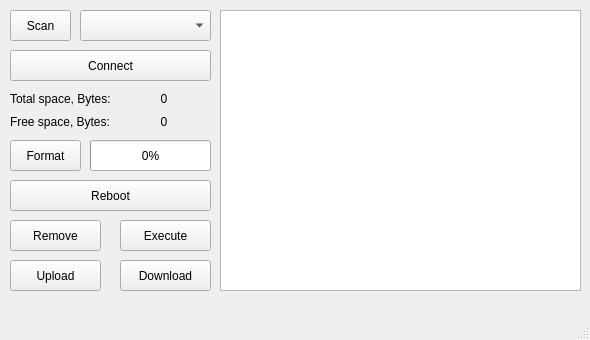
<?xml version="1.0" encoding="UTF-8"?>
<ui version="4.0">
 <class>MainWindow</class>
 <widget class="QMainWindow" name="MainWindow">
  <property name="windowModality">
   <enum>Qt::NonModal</enum>
  </property>
  <property name="geometry">
   <rect>
    <x>0</x>
    <y>0</y>
    <width>590</width>
    <height>340</height>
   </rect>
  </property>
  <property name="sizePolicy">
   <sizepolicy hsizetype="Fixed" vsizetype="Fixed">
    <horstretch>0</horstretch>
    <verstretch>0</verstretch>
   </sizepolicy>
  </property>
  <property name="minimumSize">
   <size>
    <width>590</width>
    <height>340</height>
   </size>
  </property>
  <property name="maximumSize">
   <size>
    <width>590</width>
    <height>340</height>
   </size>
  </property>
  <property name="contextMenuPolicy">
   <enum>Qt::NoContextMenu</enum>
  </property>
  <property name="windowTitle">
   <string>ESP32 SPIFFS A-Explorer by M5Stack 1.0</string>
  </property>
  <property name="locale">
   <locale language="English" country="UnitedStates"/>
  </property>
  <widget class="QWidget" name="centralwidget">
   <widget class="QPushButton" name="pushButton">
    <property name="geometry">
     <rect>
      <x>120</x>
      <y>260</y>
      <width>91</width>
      <height>31</height>
     </rect>
    </property>
    <property name="text">
     <string>Download</string>
    </property>
   </widget>
   <widget class="QPushButton" name="pushButton_2">
    <property name="geometry">
     <rect>
      <x>10</x>
      <y>260</y>
      <width>91</width>
      <height>31</height>
     </rect>
    </property>
    <property name="text">
     <string>Upload</string>
    </property>
   </widget>
   <widget class="QComboBox" name="comboBox">
    <property name="geometry">
     <rect>
      <x>80</x>
      <y>10</y>
      <width>131</width>
      <height>31</height>
     </rect>
    </property>
   </widget>
   <widget class="QPushButton" name="pushButton_3">
    <property name="geometry">
     <rect>
      <x>10</x>
      <y>50</y>
      <width>201</width>
      <height>31</height>
     </rect>
    </property>
    <property name="text">
     <string>Connect</string>
    </property>
   </widget>
   <widget class="QProgressBar" name="memory">
    <property name="geometry">
     <rect>
      <x>90</x>
      <y>140</y>
      <width>121</width>
      <height>31</height>
     </rect>
    </property>
    <property name="value">
     <number>0</number>
    </property>
   </widget>
   <widget class="QWidget" name="layoutWidget">
    <property name="geometry">
     <rect>
      <x>10</x>
      <y>90</y>
      <width>201</width>
      <height>40</height>
     </rect>
    </property>
    <layout class="QGridLayout" name="gridLayout">
     <item row="0" column="0">
      <widget class="QLabel" name="label">
       <property name="text">
        <string>Total space, Bytes:</string>
       </property>
      </widget>
     </item>
     <item row="0" column="1">
      <widget class="QLabel" name="totalMemory">
       <property name="text">
        <string>0</string>
       </property>
       <property name="alignment">
        <set>Qt::AlignCenter</set>
       </property>
      </widget>
     </item>
     <item row="1" column="0">
      <widget class="QLabel" name="label_2">
       <property name="text">
        <string>Free space, Bytes:</string>
       </property>
      </widget>
     </item>
     <item row="1" column="1">
      <widget class="QLabel" name="availableMemory">
       <property name="text">
        <string>0</string>
       </property>
       <property name="alignment">
        <set>Qt::AlignCenter</set>
       </property>
      </widget>
     </item>
    </layout>
   </widget>
   <widget class="QPushButton" name="pushButton_4">
    <property name="geometry">
     <rect>
      <x>10</x>
      <y>220</y>
      <width>91</width>
      <height>31</height>
     </rect>
    </property>
    <property name="text">
     <string>Remove</string>
    </property>
   </widget>
   <widget class="QPushButton" name="pushButton_5">
    <property name="geometry">
     <rect>
      <x>10</x>
      <y>140</y>
      <width>71</width>
      <height>31</height>
     </rect>
    </property>
    <property name="autoFillBackground">
     <bool>true</bool>
    </property>
    <property name="text">
     <string>Format</string>
    </property>
   </widget>
   <widget class="QPushButton" name="pushButton_6">
    <property name="geometry">
     <rect>
      <x>10</x>
      <y>10</y>
      <width>61</width>
      <height>31</height>
     </rect>
    </property>
    <property name="text">
     <string>Scan</string>
    </property>
   </widget>
   <widget class="QPushButton" name="pushButton_7">
    <property name="geometry">
     <rect>
      <x>120</x>
      <y>220</y>
      <width>91</width>
      <height>31</height>
     </rect>
    </property>
    <property name="text">
     <string>Execute</string>
    </property>
   </widget>
   <widget class="QPushButton" name="pushButton_8">
    <property name="geometry">
     <rect>
      <x>10</x>
      <y>180</y>
      <width>201</width>
      <height>31</height>
     </rect>
    </property>
    <property name="text">
     <string>Reboot</string>
    </property>
   </widget>
   <widget class="QTableWidget" name="tableWidget">
    <property name="geometry">
     <rect>
      <x>220</x>
      <y>10</y>
      <width>361</width>
      <height>281</height>
     </rect>
    </property>
   </widget>
  </widget>
  <widget class="QMenuBar" name="menubar">
   <property name="geometry">
    <rect>
     <x>0</x>
     <y>0</y>
     <width>590</width>
     <height>22</height>
    </rect>
   </property>
  </widget>
  <widget class="QStatusBar" name="statusbar"/>
 </widget>
 <resources/>
 <connections/>
</ui>
